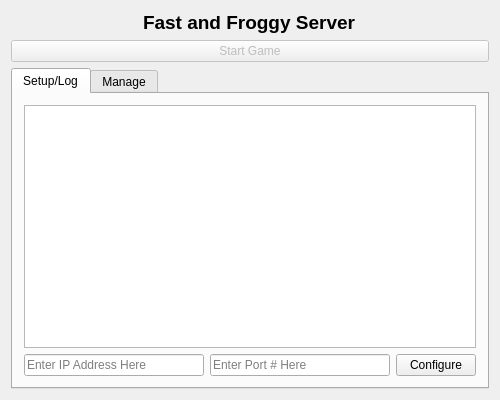
<?xml version="1.0" encoding="UTF-8"?>
<ui version="4.0">
 <class>Dialog</class>
 <widget class="QDialog" name="Dialog">
  <property name="geometry">
   <rect>
    <x>0</x>
    <y>0</y>
    <width>500</width>
    <height>400</height>
   </rect>
  </property>
  <property name="windowTitle">
   <string>Dialog</string>
  </property>
  <layout class="QVBoxLayout" name="verticalLayout">
   <item>
    <layout class="QHBoxLayout" name="horizontalLayout_2">
     <item>
      <spacer name="horizontalSpacer">
       <property name="orientation">
        <enum>Qt::Horizontal</enum>
       </property>
       <property name="sizeHint" stdset="0">
        <size>
         <width>40</width>
         <height>20</height>
        </size>
       </property>
      </spacer>
     </item>
     <item>
      <widget class="QLabel" name="label">
       <property name="font">
        <font>
         <pointsize>14</pointsize>
         <weight>75</weight>
         <bold>true</bold>
        </font>
       </property>
       <property name="text">
        <string>Fast and Froggy Server</string>
       </property>
      </widget>
     </item>
     <item>
      <spacer name="horizontalSpacer_2">
       <property name="orientation">
        <enum>Qt::Horizontal</enum>
       </property>
       <property name="sizeHint" stdset="0">
        <size>
         <width>40</width>
         <height>20</height>
        </size>
       </property>
      </spacer>
     </item>
    </layout>
   </item>
   <item>
    <widget class="QPushButton" name="startButton">
     <property name="enabled">
      <bool>false</bool>
     </property>
     <property name="text">
      <string>Start Game</string>
     </property>
    </widget>
   </item>
   <item>
    <widget class="QTabWidget" name="tabWidget">
     <property name="currentIndex">
      <number>0</number>
     </property>
     <widget class="QWidget" name="logTab">
      <attribute name="title">
       <string>Setup/Log</string>
      </attribute>
      <layout class="QHBoxLayout" name="horizontalLayout_3">
       <item>
        <layout class="QVBoxLayout" name="verticalLayout_2">
         <item>
          <widget class="QTextBrowser" name="textBrowser"/>
         </item>
         <item>
          <layout class="QHBoxLayout" name="horizontalLayout">
           <item>
            <widget class="QLineEdit" name="ipEdit">
             <property name="placeholderText">
              <string>Enter IP Address Here</string>
             </property>
            </widget>
           </item>
           <item>
            <widget class="QLineEdit" name="portEdit">
             <property name="placeholderText">
              <string>Enter Port # Here</string>
             </property>
            </widget>
           </item>
           <item>
            <widget class="QPushButton" name="configureButton">
             <property name="enabled">
              <bool>true</bool>
             </property>
             <property name="text">
              <string>Configure</string>
             </property>
            </widget>
           </item>
          </layout>
         </item>
        </layout>
       </item>
      </layout>
     </widget>
     <widget class="QWidget" name="manageTab">
      <attribute name="title">
       <string>Manage</string>
      </attribute>
      <layout class="QVBoxLayout" name="verticalLayout_5">
       <item>
        <layout class="QVBoxLayout" name="verticalLayout_4">
         <item>
          <widget class="QLabel" name="label_2">
           <property name="text">
            <string>View Active Clients
Press button to kick!</string>
           </property>
          </widget>
         </item>
         <item>
          <layout class="QVBoxLayout" name="verticalLayout_3">
           <item>
            <layout class="QHBoxLayout" name="horizontalLayout_5">
             <item>
              <widget class="QPushButton" name="button1">
               <property name="enabled">
                <bool>false</bool>
               </property>
               <property name="text">
                <string>Client 1</string>
               </property>
              </widget>
             </item>
             <item>
              <widget class="QPushButton" name="button2">
               <property name="enabled">
                <bool>false</bool>
               </property>
               <property name="text">
                <string>Client 2</string>
               </property>
              </widget>
             </item>
            </layout>
           </item>
           <item>
            <layout class="QHBoxLayout" name="horizontalLayout_4">
             <item>
              <widget class="QPushButton" name="button3">
               <property name="enabled">
                <bool>false</bool>
               </property>
               <property name="text">
                <string>Client 3</string>
               </property>
              </widget>
             </item>
             <item>
              <widget class="QPushButton" name="button4">
               <property name="enabled">
                <bool>false</bool>
               </property>
               <property name="text">
                <string>Client 4</string>
               </property>
              </widget>
             </item>
            </layout>
           </item>
          </layout>
         </item>
        </layout>
       </item>
      </layout>
     </widget>
    </widget>
   </item>
  </layout>
 </widget>
 <layoutdefault spacing="6" margin="11"/>
 <resources/>
 <connections/>
</ui>
